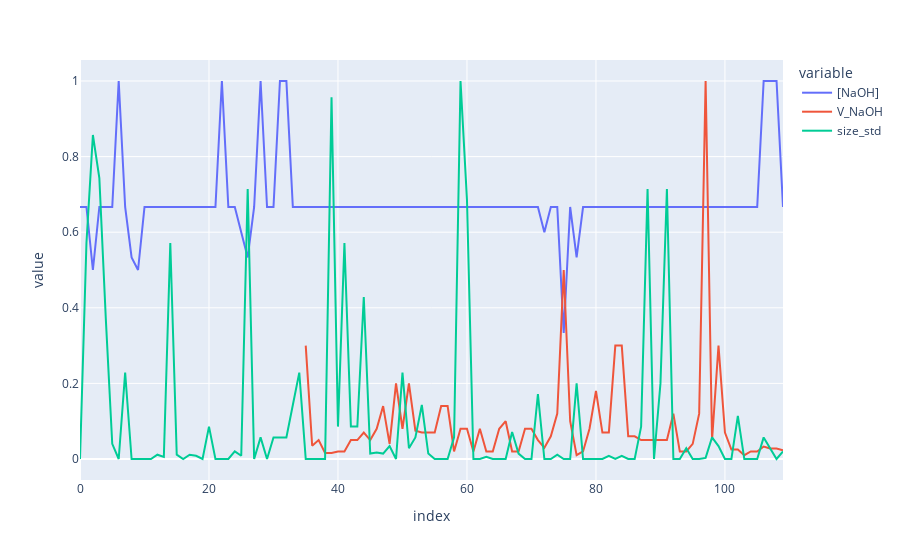

The code cell stored with this chart in its notebook:
### Code cell
import plotly.express as px

fig = px.line(df, x=df.index, y=['[NaOH]','V_NaOH','size_std'])
fig.show()
